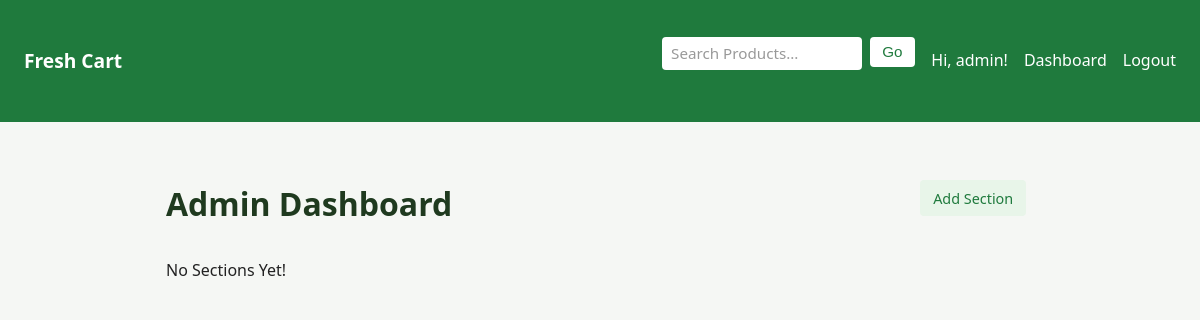
The app's page /admin (signed in), older data.
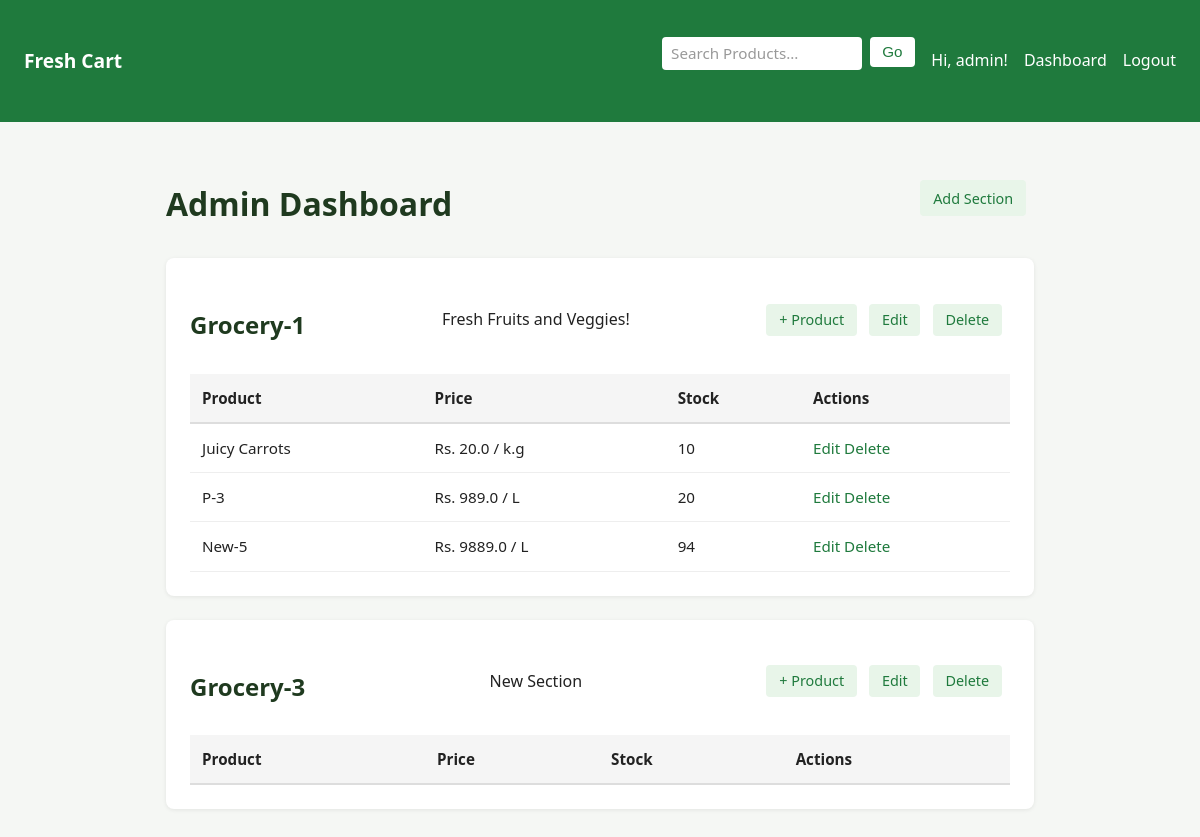
The same page, newer data.
### models.py (models this page shows)
class Section(db.Model):
    id = db.Column(db.Integer, primary_key=True)
    name = db.Column(db.String(100), nullable=False)
    description = db.Column(db.String(200))
    products = db.relationship('Products', backref='section', cascade="all, delete", lazy=True)

class Products(db.Model):
    id = db.Column(db.Integer, primary_key=True)
    name = db.Column(db.String(100), nullable=False)
    price = db.Column(db.Float, nullable=False)
    units = db.Column(db.String(20))
    stock = db.Column(db.Integer, default=0)
    section_id = db.Column(db.Integer, db.ForeignKey('section.id'), nullable=False)

### app.py (the view)
@app.route('/admin') # READ
@admin_required
def admin_dashboard():
    sections = Section.query.all()
    return render_template('admin_dashboard.html', sections=sections)

### app.py (called while the page is built)
def admin_required(f):
    @wraps(f)
    def wrapper(*args, **kwargs):
        if not session.get('is_admin'):
            flash("Admins Only!")
            return redirect(url_for('home'))
        return f(*args, **kwargs)
    return wrapper

### templates/admin_dashboard.html
{% extends 'base.html' %} {% block content %}
<div class="dash-head">
  <h1>Admin Dashboard</h1>
  <a class="btn" href="{{ url_for('add_section') }}">Add Section</a>
</div>
{% for section in sections %}
<div class="card">
  <div class="card-head">
    <h2>{{ section.name }}</h2>
    <p>{{ section.description }}</p>
    <span>
      <a href="{{ url_for('add_product', section_id=section.id) }}"
        >+ Product</a
      >
      <a href="{{ url_for('edit_section', id=section.id) }}">Edit</a>
      <a
        href="{{ url_for('delete_section', id=section.id) }}"
        onclick="return confirm('Delete Section?');"
        >Delete</a
      >
    </span>
  </div>
  <table>
    <tr>
      <th>Product</th>
      <th>Price</th>
      <th>Stock</th>
      <th>Actions</th>
    </tr>
    {% for product in section.products %}
    <tr>
      <td>{{ product.name }}</td>
      <td>Rs. {{ product.price }} / {{ product.units }}</td>
      <td>{{ product.stock }}</td>
      <td>
        <a href="{{ url_for('edit_product', id=product.id) }}">Edit</a>
        <a
          href="{{ url_for('delete_product', id=product.id) }}"
          onclick="return confirm('Delete Product?');"
          >Delete</a
        >
      </td>
    </tr>
    {% endfor %}
  </table>
</div>
{% else %}
<p>No Sections Yet!</p>
{% endfor %} {% endblock %}

Row changes from the older to the newer data that the page shows:
added Section: name "Grocery-1", description "Fresh Fruits and Veggies!"
added Products: name "Juicy Carrots", price "20.0", units "k.g", stock "10"
added Products: name "P-3", price "989.0", units "L", stock "20"
added Products: name "New-5", price "9889.0", units "L", stock "94"
added Section: name "Grocery-3", description "New Section"
Text that changed along with them:
text no longer shown: "No Sections Yet!"
